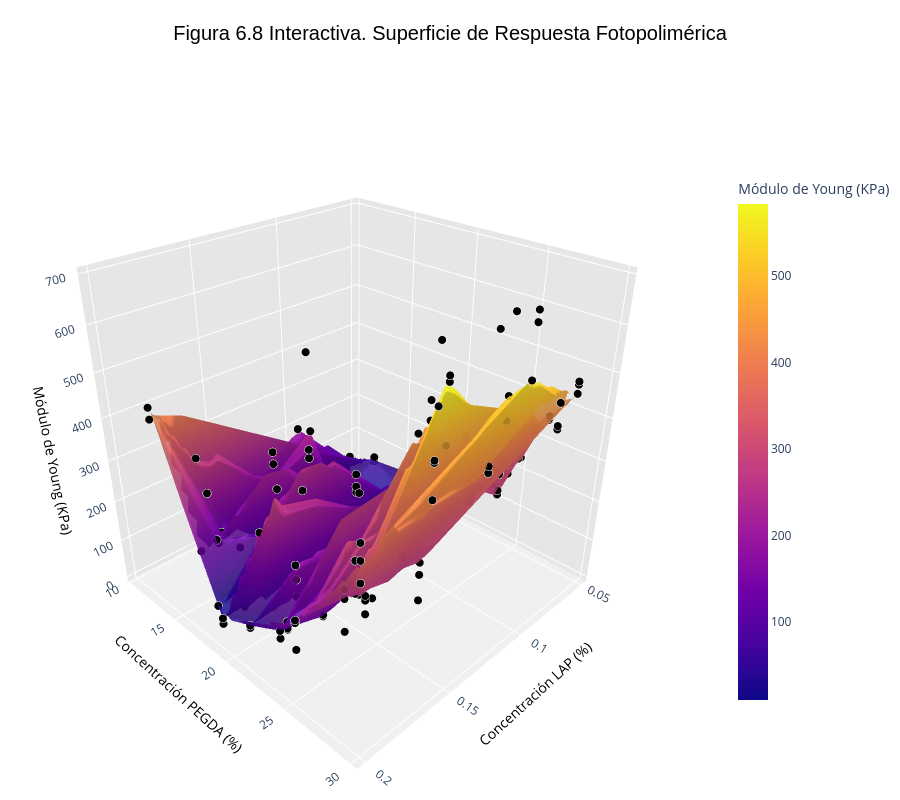

The notebook cell this image was saved under:
### Code cell
import matplotlib.pyplot as plt
import seaborn as sns
import numpy as np
import pandas as pd
from scipy.interpolate import griddata

print("Generando análisis termodinámico completo (Sistema PEGDA - LAP - Agua)...")

# =====================================================================
# 1. PREPARACIÓN DE DATOS
# =====================================================================
if 'Agua (%)' not in df_super_limpio.columns:
    df_super_limpio['Agua (%)'] = 100 - df_super_limpio['PEGDA (%)'] - df_super_limpio['LAP (%)']

df_super_limpio['Ratio_PEGDA_Agua'] = df_super_limpio['PEGDA (%)'] / df_super_limpio['Agua (%)']

# Ejes principales (Los reactivos activos)

x = df_super_limpio['PEGDA (%)']
y = df_super_limpio['LAP (%)']
z = df_super_limpio[col_young] 

# =====================================================================
# FIGURA : MAPA DE CALOR (PEGDA vs LAP)
# =====================================================================
# Creamos la malla matemática
xi = np.linspace(x.min(), x.max(), 100)
yi = np.linspace(y.min(), y.max(), 100)
xi, yi = np.meshgrid(xi, yi)

# Interpolamos la superficie real
zi = griddata((x, y), z, (xi, yi), method='linear')

plt.figure(figsize=(9, 7))
sns.set_theme(style="white", context="paper", font_scale=1.2)

# Heatmap
contour = plt.contourf(xi, yi, zi, levels=25, cmap='plasma', alpha=0.9)
cbar = plt.colorbar(contour)
cbar.set_label('Módulo de Young (KPa)', fontweight='bold')

# Puntos reales
plt.scatter(x, y, c='white', s=40, marker='x', alpha=0.9)

plt.title("Figura 6.7. Mapa de Diseño Inverso (PEGDA vs LAP)", fontweight='bold', pad=15)
plt.xlabel("Concentración de PEGDA (%)", fontweight='bold')
plt.ylabel("Concentración de LAP (%)", fontweight='bold')
plt.legend(loc="upper left")

plt.tight_layout()
plt.savefig('Figura_6_7_Heatmap_PEGDA_LAP.png', dpi=300, bbox_inches='tight')
plt.show()

# =====================================================================
# FIGURA : SUPERFICIE DE RESPUESTA 3D (PEGDA vs LAP vs Young)
# =====================================================================
import numpy as np
import pandas as pd
from scipy.interpolate import griddata
import plotly.graph_objects as go

print("Generando Superficie 3D Interactiva con Plotly...")

# =====================================================================
# 1. PREPARACIÓN DE DATOS Y ASIGNACIÓN DE EJES
# =====================================================================
x_real = df_super_limpio['LAP (%)']
y_real = df_super_limpio['PEGDA (%)'] 
z_real = df_super_limpio[col_young]

# Creamos la malla matemática (grid) para interpolar la superficie
xi = np.linspace(x_real.min(), x_real.max(), 100)
yi = np.linspace(y_real.min(), y_real.max(), 100)
xi_mesh, yi_mesh = np.meshgrid(xi, yi)

# Interpolamos la superficie real
zi_mesh = griddata((x_real, y_real), z_real, (xi_mesh, yi_mesh), method='linear')

# =====================================================================
# 2. CREACIÓN DEL GRÁFICO INTERACTIVO (PLOTLY)
# =====================================================================
fig = go.Figure()

# A) Añadimos la "Sábana" o Superficie 3D
fig.add_trace(go.Surface(
    x=xi_mesh,
    y=yi_mesh,
    z=zi_mesh,
    colorscale='Plasma',
    opacity=0.85,
    name='Superficie de Tendencia',
    colorbar=dict(title='Módulo de Young (KPa)', len=0.75)
))

# B) Añadimos los Puntos Experimentales Reales flotando en el espacio
fig.add_trace(go.Scatter3d(
    x=x_real,
    y=y_real,
    z=z_real,
    mode='markers',
    marker=dict(
        size=5,
        color='black',
        symbol='circle',
        line=dict(color='white', width=1.5)
    ),
    name='Probetas Reales',
    # Esto define lo que ves al pasar el ratón por encima (Hover tool)
    hovertemplate="<b>LAP:</b> %{x:.2f}%<br>" +
                  "<b>PEGDA:</b> %{y:.1f}%<br>" +
                  "<b>Módulo:</b> %{z:.2f} KPa<extra></extra>"
))

# =====================================================================
# 3. ESTÉTICA Y CONTROLES DE LA CÁMARA
# =====================================================================
fig.update_layout(
    title=dict(
        text='Figura 6.8 Interactiva. Superficie de Respuesta Fotopolimérica',
        font=dict(size=20, family='Arial', color='black'),
        x=0.5 # Centrado
    ),
    scene=dict(
        xaxis_title=dict(text='Concentración LAP (%)', font=dict(color='black', size=14)),
        yaxis_title=dict(text='Concentración PEGDA (%)', font=dict(color='black', size=14)),
        zaxis_title=dict(text='Módulo de Young (KPa)', font=dict(color='black', size=14)),
        
        # Color del fondo de los ejes para que se vea limpio
        xaxis=dict(backgroundcolor="rgb(230, 230,230)", gridcolor="white", showbackground=True, zerolinecolor="white"),
        yaxis=dict(backgroundcolor="rgb(230, 230,230)", gridcolor="white", showbackground=True, zerolinecolor="white"),
        zaxis=dict(backgroundcolor="rgb(240, 240,240)", gridcolor="white", showbackground=True, zerolinecolor="white"),
        
        # Posición inicial de la cámara
        camera=dict(
            eye=dict(x=1.5, y=1.5, z=1.2)
        )
    ),
    width=900,
    height=800,
    margin=dict(l=0, r=0, b=0, t=80)
)

# Mostrar el gráfico interactivo en el Jupyter Notebook
fig.show()

# Opcional: Guardarlo como un archivo HTML para abrirlo en cualquier navegador web
fig.write_html("Figura_6_8_Interactiva.html")

### Figure 1 — Plotly figure (JSON) as saved in the notebook; plotly's stock layout.template omitted (floating-point values rounded to 4 significant figures; data arrays with more than 128 entries replaced by an {"elided": "..."} marker saying what was removed)
{"data": [{"colorbar": {"len": 0.75, "title": {"text": "Módulo de Young (KPa)"}}, "colorscale": [[0, "#0d0887"], [0.1111, "#46039f"], [0.2222, "#7201a8"], [0.3333, "#9c179e"], [0.4444, "#bd3786"], [0.5556, "#d8576b"], [0.6667, "#ed7953"], [0.7778, "#fb9f3a"], [0.8889, "#fdca26"], [1, "#f0f921"]], "name": "Superficie de Tendencia", "opacity": 0.85, "type": "surface", "x": {"elided": "100x100 float values"}, "y": {"elided": "100x100 float values"}, "z": {"elided": "100x100 float values"}}, {"hovertemplate": "<b>LAP:</b> %{x:.2f}%<br><b>PEGDA:</b> %{y:.1f}%<br><b>Módulo:</b> %{z:.2f} KPa<extra></extra>", "marker": {"color": "black", "line": {"color": "white", "width": 1.5}, "size": 5, "symbol": "circle"}, "mode": "markers", "name": "Probetas Reales", "type": "scatter3d", "x": {"elided": "198 float values"}, "y": {"elided": "198 float values"}, "z": {"elided": "198 float values"}}], "layout": {"height": 800, "margin": {"b": 0, "l": 0, "r": 0, "t": 80}, "scene": {"camera": {"eye": {"x": 1.5, "y": 1.5, "z": 1.2}}, "xaxis": {"backgroundcolor": "rgb(230, 230,230)", "gridcolor": "white", "showbackground": true, "title": {"font": {"color": "black", "size": 14}, "text": "Concentración LAP (%)"}, "zerolinecolor": "white"}, "yaxis": {"backgroundcolor": "rgb(230, 230,230)", "gridcolor": "white", "showbackground": true, "title": {"font": {"color": "black", "size": 14}, "text": "Concentración PEGDA (%)"}, "zerolinecolor": "white"}, "zaxis": {"backgroundcolor": "rgb(240, 240,240)", "gridcolor": "white", "showbackground": true, "title": {"font": {"color": "black", "size": 14}, "text": "Módulo de Young (KPa)"}, "zerolinecolor": "white"}}, "title": {"font": {"color": "black", "family": "Arial", "size": 20}, "text": "Figura 6.8 Interactiva. Superficie de Respuesta Fotopolimérica", "x": 0.5}, "width": 900}}
